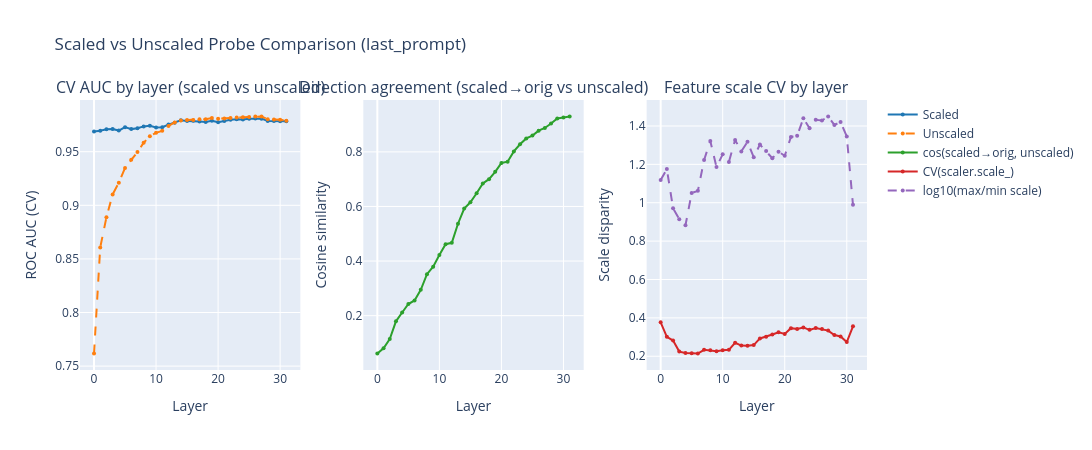

Here is the notebook cell this chart was saved with:
### Code cell
# Scaled vs Unscaled deep comparison
from sklearn.metrics import roc_auc_score

X_probe = PROBE_ACTIVATIONS[PROBE_POS]

# ── a) AUC comparison (cross-validated, scaled vs unscaled) ──
# Train-set AUC is meaningless here: d_model (4096) > n_samples (~3050),
# so the data is linearly separable and train AUC ≈ 1.0 at every layer.
# We need CV AUC to see where scaling actually helps generalization.
cv = StratifiedKFold(n_splits=N_CV_FOLDS, shuffle=True, random_state=42)

auc_scaled_cv = np.zeros(n_layers_dir)
auc_unscaled_cv = np.zeros(n_layers_dir)

for layer in tqdm(range(n_layers_dir), desc="CV AUC (scaled vs unscaled)"):
    X_layer = X_probe[:, layer, :]
    
    pipe_s = Pipeline([("scaler", StandardScaler()),
                       ("clf", LogisticRegression(max_iter=1000, C=1.0, solver="lbfgs"))])
    pipe_u = Pipeline([("clf", LogisticRegression(max_iter=1000, C=1.0, solver="lbfgs"))])
    
    scores_s = cross_val_score(pipe_s, X_layer, y, cv=cv, scoring="roc_auc", n_jobs=-1)
    scores_u = cross_val_score(pipe_u, X_layer, y, cv=cv, scoring="roc_auc", n_jobs=-1)
    
    auc_scaled_cv[layer] = scores_s.mean()
    auc_unscaled_cv[layer] = scores_u.mean()

# ── b) Direction agreement: cosine between scaled and unscaled directions ──
# Transform scaled direction back to original space: w_orig = w_scaled / scaler.scale_
direction_agreement = np.zeros(n_layers_dir)
for layer in range(n_layers_dir):
    w_scaled_raw = dirs_scaled["weights_raw"][layer]
    scale = dirs_scaled["scalers"][layer].scale_
    # In scaled space, clf learned w_scaled. In original space, this corresponds to w_scaled / scale
    w_original_space = w_scaled_raw / scale
    w_original_space = w_original_space / np.linalg.norm(w_original_space)
    
    w_unscaled = dirs_unscaled["weights"][layer]  # already normalized
    direction_agreement[layer] = np.dot(w_original_space, w_unscaled)

# ── c) Feature scale analysis ──
scale_cv = np.zeros(n_layers_dir)       # coefficient of variation
scale_max_min = np.zeros(n_layers_dir)  # max/min ratio

for layer in range(n_layers_dir):
    s = dirs_scaled["scalers"][layer].scale_
    scale_cv[layer] = np.std(s) / np.mean(s)
    scale_max_min[layer] = np.max(s) / np.min(s)

# ── Plot all three ──
fig = make_subplots(
    rows=1, cols=3,
    subplot_titles=[
        "CV AUC by layer (scaled vs unscaled)",
        "Direction agreement (scaled→orig vs unscaled)",
        "Feature scale CV by layer",
    ],
    horizontal_spacing=0.08,
)

# a) AUC
fig.add_trace(go.Scatter(x=layers, y=auc_scaled_cv, mode="lines+markers",
    name="Scaled", line=dict(color="#1f77b4", width=2), marker=dict(size=4)), row=1, col=1)
fig.add_trace(go.Scatter(x=layers, y=auc_unscaled_cv, mode="lines+markers",
    name="Unscaled", line=dict(color="#ff7f0e", width=2, dash="dash"), marker=dict(size=4)), row=1, col=1)
fig.update_xaxes(title_text="Layer", row=1, col=1)
fig.update_yaxes(title_text="ROC AUC (CV)", row=1, col=1)

# b) Direction agreement
fig.add_trace(go.Scatter(x=layers, y=direction_agreement, mode="lines+markers",
    name="cos(scaled→orig, unscaled)", line=dict(color="#2ca02c", width=2),
    marker=dict(size=4), showlegend=True), row=1, col=2)
fig.update_xaxes(title_text="Layer", row=1, col=2)
fig.update_yaxes(title_text="Cosine similarity", row=1, col=2)

# c) Feature scale CV
fig.add_trace(go.Scatter(x=layers, y=scale_cv, mode="lines+markers",
    name="CV(scaler.scale_)", line=dict(color="#d62728", width=2),
    marker=dict(size=4), showlegend=True), row=1, col=3)
fig.add_trace(go.Scatter(x=layers, y=np.log10(scale_max_min), mode="lines+markers",
    name="log10(max/min scale)", line=dict(color="#9467bd", width=2, dash="dash"),
    marker=dict(size=4), showlegend=True), row=1, col=3)
fig.update_xaxes(title_text="Layer", row=1, col=3)
fig.update_yaxes(title_text="Scale disparity", row=1, col=3)

fig.update_layout(
    title_text=f"Scaled vs Unscaled Probe Comparison ({PROBE_POS})",
    width=1400, height=450,
)
fig.show()
fig.write_html(str(REPORTS_DIR / "scaled_vs_unscaled.html"))

# Print summary
print("CV AUC gap (scaled - unscaled) by layer:")
gap = auc_scaled_cv - auc_unscaled_cv
for l in range(n_layers_dir):
    if abs(gap[l]) > 0.01:
        print(f"  Layer {l:2d}: {gap[l]:+.4f}  (CV={scale_cv[l]:.3f}, max/min={scale_max_min[l]:.1f})")

### Figure 1 — Plotly figure (JSON) as saved in the notebook; plotly's stock layout.template omitted (floating-point values rounded to 4 significant figures)
{"data": [{"line": {"color": "#1f77b4", "width": 2}, "marker": {"size": 4}, "mode": "lines+markers", "name": "Scaled", "type": "scatter", "x": [0, 1, 2, 3, 4, 5, 6, 7, 8, 9, 10, 11, 12, 13, 14, 15, 16, 17, 18, 19, 20, 21, 22, 23, 24, 25, 26, 27, 28, 29, 30, 31], "xaxis": "x", "y": [0.9689, 0.9696, 0.971, 0.9711, 0.9697, 0.9729, 0.9711, 0.9718, 0.9736, 0.9741, 0.9726, 0.9728, 0.9753, 0.977, 0.9792, 0.9787, 0.9788, 0.9782, 0.9776, 0.9788, 0.9774, 0.9787, 0.9798, 0.9803, 0.9801, 0.9807, 0.9811, 0.9808, 0.9787, 0.9785, 0.9784, 0.9783], "yaxis": "y"}, {"line": {"color": "#ff7f0e", "dash": "dash", "width": 2}, "marker": {"size": 4}, "mode": "lines+markers", "name": "Unscaled", "type": "scatter", "x": [0, 1, 2, 3, 4, 5, 6, 7, 8, 9, 10, 11, 12, 13, 14, 15, 16, 17, 18, 19, 20, 21, 22, 23, 24, 25, 26, 27, 28, 29, 30, 31], "xaxis": "x", "y": [0.7618, 0.8606, 0.8888, 0.9101, 0.9211, 0.9349, 0.9424, 0.9496, 0.9584, 0.9645, 0.9676, 0.9695, 0.974, 0.9773, 0.9791, 0.9796, 0.9796, 0.9802, 0.9803, 0.9813, 0.9808, 0.9809, 0.9814, 0.9819, 0.9821, 0.9824, 0.9827, 0.9828, 0.9803, 0.9801, 0.9798, 0.9788], "yaxis": "y"}, {"line": {"color": "#2ca02c", "width": 2}, "marker": {"size": 4}, "mode": "lines+markers", "name": "cos(scaled→orig, unscaled)", "showlegend": true, "type": "scatter", "x": [0, 1, 2, 3, 4, 5, 6, 7, 8, 9, 10, 11, 12, 13, 14, 15, 16, 17, 18, 19, 20, 21, 22, 23, 24, 25, 26, 27, 28, 29, 30, 31], "xaxis": "x2", "y": [0.06144, 0.08049, 0.1144, 0.1793, 0.2117, 0.2427, 0.2557, 0.2948, 0.3519, 0.3792, 0.4223, 0.462, 0.4669, 0.5368, 0.5925, 0.6153, 0.6484, 0.6844, 0.7, 0.7267, 0.7595, 0.764, 0.8015, 0.8279, 0.8491, 0.8595, 0.8778, 0.8875, 0.904, 0.9222, 0.9262, 0.9295], "yaxis": "y2"}, {"line": {"color": "#d62728", "width": 2}, "marker": {"size": 4}, "mode": "lines+markers", "name": "CV(scaler.scale_)", "showlegend": true, "type": "scatter", "x": [0, 1, 2, 3, 4, 5, 6, 7, 8, 9, 10, 11, 12, 13, 14, 15, 16, 17, 18, 19, 20, 21, 22, 23, 24, 25, 26, 27, 28, 29, 30, 31], "xaxis": "x3", "y": [0.3767, 0.3015, 0.2818, 0.2242, 0.2165, 0.2159, 0.2143, 0.2335, 0.2313, 0.2259, 0.2311, 0.2336, 0.2702, 0.2558, 0.2545, 0.258, 0.2929, 0.3013, 0.3137, 0.3253, 0.3161, 0.3465, 0.3422, 0.3502, 0.3376, 0.3476, 0.3419, 0.3336, 0.3109, 0.3028, 0.2739, 0.3561], "yaxis": "y3"}, {"line": {"color": "#9467bd", "dash": "dash", "width": 2}, "marker": {"size": 4}, "mode": "lines+markers", "name": "log10(max/min scale)", "showlegend": true, "type": "scatter", "x": [0, 1, 2, 3, 4, 5, 6, 7, 8, 9, 10, 11, 12, 13, 14, 15, 16, 17, 18, 19, 20, 21, 22, 23, 24, 25, 26, 27, 28, 29, 30, 31], "xaxis": "x3", "y": [1.118, 1.175, 0.9711, 0.914, 0.8825, 1.05, 1.062, 1.222, 1.322, 1.186, 1.252, 1.213, 1.327, 1.267, 1.318, 1.237, 1.304, 1.269, 1.232, 1.266, 1.245, 1.343, 1.349, 1.44, 1.388, 1.432, 1.429, 1.449, 1.406, 1.42, 1.346, 0.9889], "yaxis": "y3"}], "layout": {"annotations": [{"font": {"size": 16}, "showarrow": false, "text": "CV AUC by layer (scaled vs unscaled)", "x": 0.14, "xanchor": "center", "xref": "paper", "y": 1, "yanchor": "bottom", "yref": "paper"}, {"font": {"size": 16}, "showarrow": false, "text": "Direction agreement (scaled→orig vs unscaled)", "x": 0.5, "xanchor": "center", "xref": "paper", "y": 1, "yanchor": "bottom", "yref": "paper"}, {"font": {"size": 16}, "showarrow": false, "text": "Feature scale CV by layer", "x": 0.86, "xanchor": "center", "xref": "paper", "y": 1, "yanchor": "bottom", "yref": "paper"}], "height": 450, "title": {"text": "Scaled vs Unscaled Probe Comparison (last_prompt)"}, "width": 1400, "xaxis": {"anchor": "y", "domain": [0, 0.28], "title": {"text": "Layer"}}, "xaxis2": {"anchor": "y2", "domain": [0.36, 0.64], "title": {"text": "Layer"}}, "xaxis3": {"anchor": "y3", "domain": [0.72, 1], "title": {"text": "Layer"}}, "yaxis": {"anchor": "x", "domain": [0, 1], "title": {"text": "ROC AUC (CV)"}}, "yaxis2": {"anchor": "x2", "domain": [0, 1], "title": {"text": "Cosine similarity"}}, "yaxis3": {"anchor": "x3", "domain": [0, 1], "title": {"text": "Scale disparity"}}}}
